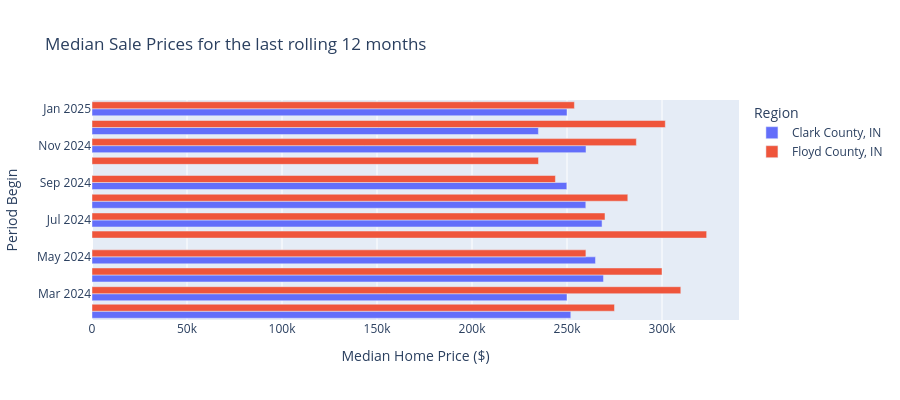

Here is the notebook cell this chart was saved with:
### Code cell
# Create a bar graph
fig = px.bar(filtered_cf, x='Median Sale Price', y='Period Begin', color='Region', orientation='h', barmode='group',
             title='Median Sale Prices for the last rolling 12 months',
             labels={'Median Sale Price': 'Median Home Price ($)', 'Date': 'Period Begin'},
             height=400)

fig.show()

### Figure 1 — Plotly figure (JSON) as saved in the notebook; plotly's stock layout.template omitted (floating-point values rounded to 4 significant figures)
{"data": [{"alignmentgroup": "True", "hovertemplate": "Region=Clark County, IN<br>Median Home Price ($)=%{x}<br>Period Begin=%{y}<extra></extra>", "legendgroup": "Clark County, IN", "marker": {"color": "#636efa", "pattern": {"shape": ""}}, "name": "Clark County, IN", "offsetgroup": "Clark County, IN", "orientation": "h", "showlegend": true, "textposition": "auto", "type": "bar", "x": [250000.0, 260000.0, 234900.0, 252000.0, 250000.0, 269200.0, 265000.0, 268400.0, 259900.0, 249900.0], "xaxis": "x", "y": ["2025-01-01", "2024-11-01", "2024-12-01", "2024-02-01", "2024-03-01", "2024-04-01", "2024-05-01", "2024-07-01", "2024-08-01", "2024-09-01"], "yaxis": "y"}, {"alignmentgroup": "True", "hovertemplate": "Region=Floyd County, IN<br>Median Home Price ($)=%{x}<br>Period Begin=%{y}<extra></extra>", "legendgroup": "Floyd County, IN", "marker": {"color": "#EF553B", "pattern": {"shape": ""}}, "name": "Floyd County, IN", "offsetgroup": "Floyd County, IN", "orientation": "h", "showlegend": true, "textposition": "auto", "type": "bar", "x": [253900.0, 235000.0, 286500.0, 301800.0, 275000.0, 309900.0, 300000.0, 260000.0, 323500.0, 270000.0, 282000.0, 243900.0], "xaxis": "x", "y": ["2025-01-01", "2024-10-01", "2024-11-01", "2024-12-01", "2024-02-01", "2024-03-01", "2024-04-01", "2024-05-01", "2024-06-01", "2024-07-01", "2024-08-01", "2024-09-01"], "yaxis": "y"}], "layout": {"barmode": "group", "height": 400, "legend": {"title": {"text": "Region"}, "tracegroupgap": 0}, "title": {"text": "Median Sale Prices for the last rolling 12 months"}, "xaxis": {"anchor": "y", "domain": [0, 1], "title": {"text": "Median Home Price ($)"}}, "yaxis": {"anchor": "x", "domain": [0, 1], "title": {"text": "Period Begin"}}}}
